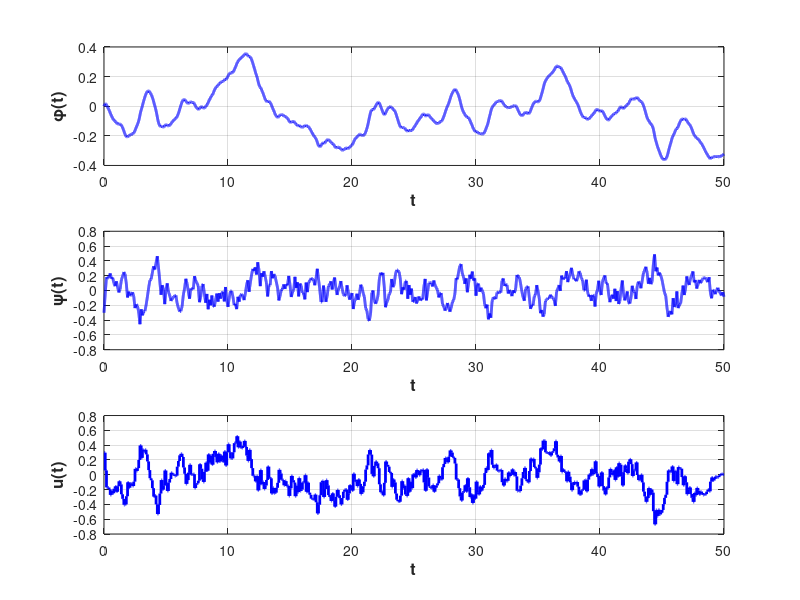

Recreate this plot in MATLAB.
function class2603
    A  = [0, -1; 0, -1];
    Bu = [0; 1];
    Bw = [0; 1];
    
    h = 0.1;
    sigmaw = 1;

    Ad = expm(A * h);
    f  = @(s)(expm(-A * s) * Bu);
    Bd = integral(f, 0, h, "ArrayValued", true);

    g = @(s)(expm(A * s) * Bw * Bw' * expm(A' * s));
    W = sigmaw * integral(g, 0, h, "ArrayValued", true);

    Q = eye(2, 2);
    R = 1;

    TIME = 0 : h : 50;
    len = length(TIME);

    matrixes   = [];
    regulators = [];
    XN = zeros(2, 2);
    U = -inv(R + Bd' * XN * Bd) * Bd' * XN * Ad;
    matrixes   = [matrixes;  XN];
    regulators = [regulators; U];

    for i = 1 : len - 1
        XN1 = Q + Ad' * XN * Ad - Ad' * XN * Bd * inv(R + Bd' * XN * Bd) * Bd' * XN * Ad;
        XN = XN1;
        U = -inv(R + Bd' * XN * Bd) * Bd' * XN * Ad;
        matrixes   = [matrixes;  XN];
        regulators = [regulators; U];
    end

    regulators = flipud(regulators);

    % сгенерируем случайные величины
    vk = [];
    for i = 1 : len - 1
        s = rng;
        % RR = chol(sigmaw)
        matr = randn(100, 100);
        tmp = matr(23, 71);
        %tmp = repmat(0, 50000, 1) + tmp * sqrt(2) * RR;
        vk = [vk, tmp];
    end

    nx = size(Ad, 1); % количество строчек
    % задаем параметры метода решения системы дифференциальных уравнений
    options = odeset('RelTol', 1e-5, 'AbsTol', 1e-5 * ones(1, nx));
    % задаем начальные условия 
    x0 = zeros(1, nx);   

    x0(1) = 0.0;
    x0(2) = -0.3;

    tlst = [];
    xlst = [];
    ulst = [];

    for i = 1 : len - 1
        ticks = TIME(i) : 0.001 : TIME(i + 1);
        theta = regulators(i, :);
        [TL, YL] = ode45(@(t, X)(A * X + Bu * theta * x0' + Bw * vk(i)), ticks, x0, options);
        tlst = [tlst; TL];
        xlst = [xlst; YL];
        ulst = [ulst, theta * x0' * ones(1, size(TL, 1))];
        x0 = YL(end, :);
    end

    fhandle = figure;
    subplot(3, 1, 1)
        plot(tlst, xlst(:, 1), 'b', 'LineWidth', 2.0)
        grid on;
        xlabel('t', 'FontSize', 12, 'FontWeight', 'bold');
        ylabel('\phi(t)', 'FontSize', 12, 'FontWeight', 'bold');
    subplot(3, 1, 2)
        plot(tlst, xlst(:, 2), 'b', 'LineWidth', 2.0)
        grid on;
        xlabel('t', 'FontSize', 12, 'FontWeight', 'bold');
        ylabel('\psi(t)', 'FontSize', 12, 'FontWeight', 'bold');
    subplot(3, 1, 3)
        plot(tlst, ulst(1, :), 'b', 'LineWidth', 2.0)
        grid on;
        xlabel('t', 'FontSize', 12, 'FontWeight', 'bold');
        ylabel('u(t)', 'FontSize', 12, 'FontWeight', 'bold');

end